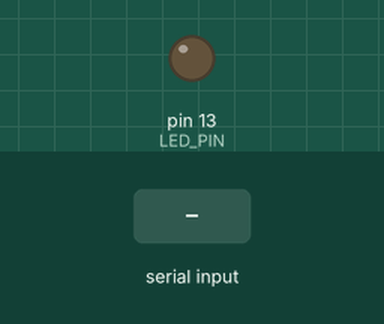
The sketch below on a simulated Arduino Uno, built with avr-gcc and run on an emulated ATmega328P. On the bench: output pins drawn as LEDs (lit = HIGH). The test bench sets the inputs (shaded band).

Above: at 1.2 s.
1.3 s: byte 30 received over Serial
At 2.3 s:
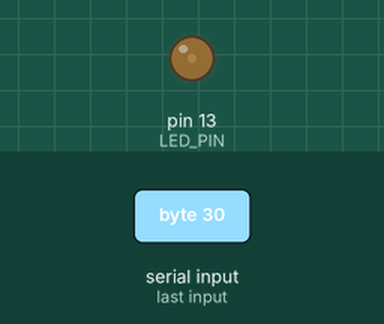
4.3 s: byte 90 received over Serial
At 5.8 s:
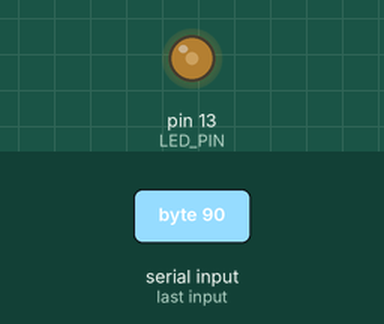
Timing chart, 0 to 7.8 s (numbered marks = the images above; inputs shaded):
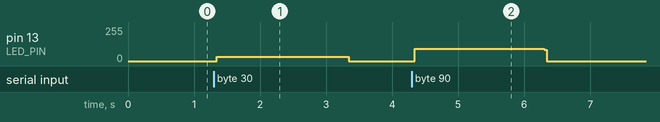

Measured:
- after the input at 1.3 s, pin 13 (LED_PIN): 0/255 → 31/255 at once, → 0/255 2.0 s later
- after the input at 4.3 s, pin 13 (LED_PIN): 0/255 → 91/255 at once, → 0/255 2.0 s later

The sketch:

handpose_led.ino
```cpp
const byte LED_PIN = 13;
const unsigned long PWM_PERIOD_US = 2000;
const unsigned long TIMEOUT_MS = 2000;
byte brightness = 0;
unsigned long lastReceived = 0;

void setup() {
  pinMode(LED_PIN, OUTPUT);
  digitalWrite(LED_PIN, LOW);
  Serial.begin(115200);
}

void loop() {
  while (Serial.available() > 0) {
    brightness = (byte)Serial.read();
    lastReceived = millis();
  }
  if (millis() - lastReceived > TIMEOUT_MS) brightness = 0;
  unsigned long phase = micros() % PWM_PERIOD_US;
  unsigned long onTime = (unsigned long)brightness * PWM_PERIOD_US / 255;
  digitalWrite(LED_PIN, phase < onTime ? HIGH : LOW);
}
```
